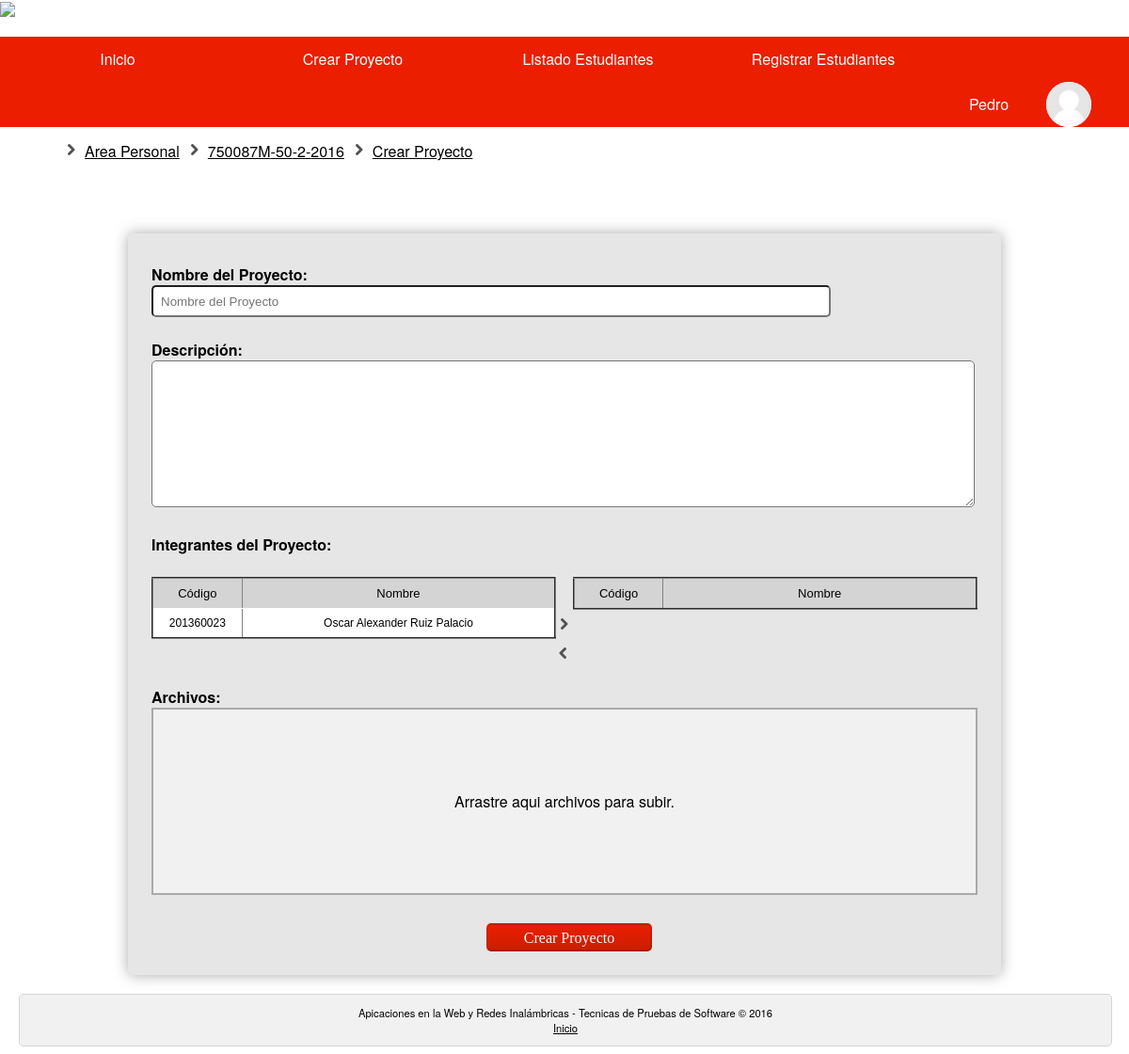
Page /crear_proyecto.php?asignatura=750087M&year=2016&periodo=2&grupo=50 (signed in) on the committed database.
### tables this page shows
CREATE TABLE IF NOT EXISTS `usuarios` (
  `Documento` int(11) NOT NULL,
  `Id_Tipo` int(11) NOT NULL,
  `Nombres` varchar(50) NOT NULL,
  `Apellidos` varchar(50) NOT NULL,
  `Correo` varchar(50) NOT NULL,
  `Codigo` int(10) NOT NULL,
  `Contrasena` varchar(50) NOT NULL,
  `Activo` int(11) NOT NULL,
  `Foto` varchar(200) NOT NULL
);

### php/Conexion/UsuariosBD.php (called while the page is built, shortened)
<?php
require_once '/../modelo/Usuarios.php';
class UsuariosBD
{
        public function consultarUsuario($id){
            $usuario=null;
	    $conexion=new Conexion();
            $sql= "select * from usuarios where Documento=:id";
            $statement= $conexion->prepare($sql);
            $statement-> bindParam(":id",$id);
            $statement->execute();
            while ($result =$statement->fetchAll()){
                $documento= $result[0]['Documento'];
                $tipo = $result[0]['Id_Tipo'];
                $nombre= $result[0]['Nombres'];
                $apellido= $result[0]['Apellidos'];
                $correo= $result[0]['Correo'];
                $codigo=$result[0]['Codigo'];
                $pass= $result[0]['Contrasena'];
                $activo= $result[0]['Activo'];
                $foto= $result[0]['Foto'];
                $usuario=new Usuarios($documento, $tipo, $nombre, $apellido, $correo, $codigo, $pass, $activo,$foto);
                break;
            }
            return $usuario;
        }
        public function consultarEstudiantesAsignatura($id_asignatura,$year,$periodo,$grupo){
            $usuario=array();
            $conexion=new Conexion();
            $sql= "select * from usuarios where documento in (select documento from usuarios_asignaturas where Id_Asignatura=:Id_Asignatura and Ano=:Year and Periodo=:Periodo and Grupo=:Grupo) and Id_Tipo=3";
            $statement= $conexion->prepare($sql);
            $statement-> bindParam(":Id_Asignatura",$id_asignatura);
            $statement-> bindParam(":Year",$year);
            $statement-> bindParam(":Periodo",$periodo);
            $statement-> bindParam(":Grupo",$grupo);
            $statement->execute();
            $result =$statement->fetchAll();
            for ($i = 0; $i < count($result); $i++) {
                $documento= $result[$i]['Documento'];$tipo = $result[$i]['Id_Tipo'];
                $nombre= $result[$i]['Nombres'];$apellido= $result[$i]['Apellidos'];
                $correo= $result[$i]['Correo'];
                $codigo=$result[$i]['Codigo'];
                $pass= $result[$i]['Contrasena'];
                $activo= $result[$i]['Activo'];
                $foto= $result[$i]['Foto'];
                $estudiante=new Usuarios($documento, $tipo, $nombre, $apellido, $correo, $codigo, $pass, $activo,$foto);
                array_push($usuario, $estudiante);
            }
            return $usuario;
        }
}
?>

### php/Modelo/Usuarios.php (called while the page is built, shortened)
<?php
class Usuarios {
    private $Nombres;
    private $Apellidos;
    private $Codigo;
    private $foto;
    function getFoto() {
        return $this->foto;
    }
    function __construct($Documento, $Id_Tipo, $Nombres, $Apellidos, $Correo, $Codigo, $Contrasena, $Activo, $foto) {
        $this->Nombres = $Nombres;
        $this->Apellidos = $Apellidos;
        $this->Codigo = $Codigo;
        $this->foto = $foto;
    }
    public function getNombres() {
        return $this->Nombres;
    }
    public function getApellidos() {
        return $this->Apellidos;
    }
    public function getCodigo() {
        return $this->Codigo;
    }
}
?>

### php/Conexion/ProyectosBD.php (called while the page is built, shortened)
<?php
class ProyectosBD
{
        public function consultarProyectos() {
            $listaproyectos=  array();
	    $conexion=new Conexion();
            $sql= "select * from proyecto";
            $statement= $conexion->prepare($sql);
            $statement->execute();
            $result =$statement->fetchAll();
            for ($i = 0; $i < count($result); $i++) {
                $id=$result[$i]['Id_Proyecto'];
                $nombre=$result[$i]['Nombre'];
                $fecha=$result[$i]['Fecha_Creacion'];
                $descripcion=$result[$i]['Descripcion'];
                $activo=$result[$i]['Publico'];
                $proyecto=new Proyectos($id, $nombre, $fecha, $descripcion, $activo);
                array_push($listaproyectos, $proyecto);
            }
            return $listaproyectos;
        }
}
?>

### php/Conexion/EventosBD.php (called while the page is built, shortened)
<?php
class EventosBD
{
        public function consultarEventos() {
            $listaevento=array();
            $conexion=new Conexion();
            $sql= "select * from eventos ";
            $statement= $conexion->prepare($sql);
            $statement->execute();
            $result =$statement->fetchAll();
            for ($i = 0; $i < count($result); $i++) {
                $id= $result[$i]['Id_Evento'];
                $id_proyecto=$result[$i]['Id_Proyecto'];
                $documento = $result[$i]['Documento'];
                $nombre=$result[$i]['Nombre'];
                $descripcion=$result[$i]['Descripcion'];
                $fecha=$result[$i]['Fecha_Hora_Creacion'];
                $evento=new Eventos($id, $id_proyecto, $documento, $nombre, $descripcion, $fecha);
                array_push($listaevento, $evento);
            }
            return $listaevento;
        }
}
?>

### crear_proyecto.php (the view, shortened to what this page needs)
<?php
    include_once './php/Conexion/ProyectosBD.php';
    include_once './php/Conexion/EventosBD.php';
	$pbd=new ProyectosBD();
	$listaproyectos=$pbd->consultarProyectos();
	$id_proyecto=  count($listaproyectos)+1;
	$ebd=new EventosBD();
	$listaeventos=$ebd->consultarEventos();
	$id_evento=  count($listaeventos)+1;
?>
<!DOCTYPE html>
<html>
<head>
	<link rel="stylesheet" type="text/css" href="css/estilo.css">
	<link rel="stylesheet" type="text/css" href="css/cuerpo_crear_proyecto.css">
	<link rel="stylesheet" type="text/css" href="css/breadcrumb.css">
	<link rel="stylesheet" href="css/dropzone.css">
</head>
<body>
	<header>
	<?php
		include_once './php/Conexion/UsuariosBD.php';
	    include_once './php/Modelo/Usuarios.php';
	    $Documento = $_SESSION["user_id"];
	    $ubd = new UsuariosBD();
	    $user = $ubd->consultarUsuario($Documento);
	    $nombre=$user->getNombres();
	    $foto=$user->getFoto();
	    $asignatura=$_GET['asignatura'];
	    $year= $_GET['year'];
	    $periodo= $_GET['periodo'];
    	$grupo=  $_GET['grupo'];
	?>
		<div id="cabecera">
			<a href="http://www.univalle.edu.co"><img src="images/LogoUnivalle.png"></a>
			<nav>
				<ul class="menu">
					<li><a href="home.php">Inicio</a></li>
					<?php if($_SESSION['tipo_user'] == 2):?>
				<?php
				echo
				'<li><a href="crear_proyecto.php?asignatura='.$asignatura.'&year='.$year.'&periodo='.$periodo.'&grupo='.$grupo.'">Crear Proyecto</a></li>';
				echo
				'<li><a href="listado_estudiantes.php?asignatura='.$asignatura.'&year='.$year.'&periodo='.$periodo.'&grupo='.$grupo.'">Listado Estudiantes</a></li>';
                echo
					'<li><a href="registrar_estudiante.php?asignatura='.$asignatura.'&year='.$year.'&periodo='.$periodo.'&grupo='.$grupo.'&id=1">Registrar Estudiantes</a></li>';
				?>
				<?php endif; ?>
					<?php
					$perfil=substr($foto, 6, strlen($foto));
          			echo '<li id="usuario" ><a href="#">'.$nombre.'<img id="perfil" src="'.$perfil.'"></a>';
					?>
					</li>
				</ul>
			</nav>
		</div>
	</header>
	<div id="cuerpo">
		<ul class="breadcrumb">
  			<li><a href="home.php">Area Personal</a></li>
  			<?php
  			echo
  			'<li><a href="info_proyectos.php?id='.$asignatura.'&grupo='.$grupo.'&year='.$year.'&periodo='.$periodo.'">'.$asignatura.'-'.$grupo.'-'.$periodo.'-'.$year.'</a></li>';
			?>
  			<li><a href="#">Crear Proyecto</a></li>
		</ul>
		<section>
		<br><br><br>
		<div id="proyecto">
			<form class="captura" name="captura" method="post">
				<strong><label for="txtnombre">Nombre del Proyecto:</label></strong>
	            <input type="text" name="txtnombre" id="txtnombre" placeholder="Nombre del Proyecto" required>
	            <br><br>
	            <strong><label for="txtdescripcion">Descripción:</label><br></strong>
	            <textarea name="txtdescripcion" rows="10" cols="50" required></textarea><br><br>
	            <strong><label for="integrantes">Integrantes del Proyecto:</label><br></strong>
      			<br>
      			<div id="todo">
      			<div id="izquierdo">
	            <table id="tabla1" border="2px" class="tablaBBDD">
        			<tr class="fila">
          				<th id="columna1">Código</th>
          				<th id="columna2">Nombre</th>
        			</tr>
        			<?php
        				include_once './php/Conexion/UsuariosBD.php';
                    	include_once './php/Modelo/Usuarios.php';
                    	$ubd=new UsuariosBD();
                    	$d=$ubd->consultarEstudiantesAsignatura($asignatura,$year,$periodo,$grupo);
                    	for ($i = 0; $i < count($d);$i++) {
                      		echo '<tr class="fila">';
	                        echo '<td>'.$d[$i]->getCodigo().'</td>';
	                        echo '<td>'.$d[$i]->getNombres().' '.$d[$i]->getApellidos().'</td>';
	                        echo '</tr>';
                    	}
        			?>
			  	</table>
			  	</div>
			  	<div id="medio">
			  		<label id="pasar"><img src="images/right.png"></label>
			  		<label id="regresar"><img src="images/left.png"></label>
	      		</div>
	      		<div id="derecho">
			    <table id="tabla2" border="2px" class="tablaBBDD">
			        <tr class="fila">
			            <th id="columna1">Código</th>
			            <th id="columna2">Nombre</th>
			        </tr>
			    </table>
			    </div>
				</div>
				<div id="resto">
				<br><strong><label for="archivos">Archivos:</label><br></strong>
				<?php
				echo '<div id="my-dropzone" class="dropzone" action="receptor.php?proyecto='.$id_proyecto.'&evento='.$id_evento.'">';
				?>
				</div>
        		<center>
        		<?php
        		echo '<input type="button" id="btnCrear" value="Crear Proyecto" onclick="cogerRes(this.form,'."'".$asignatura."',"."'".$year."',"."'".$periodo."',"."'".$grupo."',"."'".$Documento."'".')" />';
        		?>
        		</center>
        		</div>
        	</form>
        </div>
		</section>
	</div>
	<div id="pie">
		<footer>
			<p>Apicaciones en la Web y Redes Inalámbricas - Tecnicas de Pruebas de Software &copy; 2016<br>
			<a href="home.php">Inicio</a></p>
		</footer>
	</div>
</body>
</html>

### css/estilo.css (style rules this page uses)
a { color: #000000; }
body { font: 100%; font-family: "Helvetica Neue", Helvetica, Arial, sans-serif; margin-left: 20px; margin-right: 20px; padding-top: 125px; background-color: #FFFFFF; }
header { width: 100%; left: 0; top: 0; position: fixed; background-color: #FFFFFF; }
#usuario { float: right; }
nav ul { list-style: none; padding: 0; }
nav li { text-align: center; line-height: 3rem; position: relative; width: 250px; }
nav a { color: #fff; display: block; padding: 0 2.5em; text-decoration: none; transition: .4s; }
.menu { background-color: #EB1E00; display: table; width: 100%; }
.menu > li { float: left; }
#cuerpo { width: 100%; text-align: justify; }
#pie { clear: both; background-color: #F1F1F1; margin-top: 20px; width: 100%; border: 1px solid #D4D4D4; border-radius: 5px; text-align: center; font-size: 70%; }
#perfil { width: 48px; height: 48px; border-radius: 100%; -webkit-border-radius: 100%; -moz-border-radius: 100%; background-color: #fff; overflow: hidden; float: right; }

### css/cuerpo_crear_proyecto.css (style rules this page uses)
#proyecto { margin-top: 30px; margin-left: 10%; margin-right: 10%; box-shadow: 0px 0px 3px #ccc, 0 10px 15px #eee inset; background-color: #E6E6E6; border-radius: 5px; -webkit-box-shadow: 0 0 15px #aaa; padding: 25px; }
.captura label { width:170px; display:inline-block; float:left; }
.captura input { border-radius: 5px; height:20px; width: 80%; padding:5px 8px; margin-left: 0px; }
label[for="txtnombre"] { margin-top: 7px; }
label[for="txtdescripcion"] { width: 100%; }
label[for="integrantes"] { width: 100%; }
label[for="archivos"] { width: 100%; }
textarea { border-radius: 5px; width:99%; position: left; }
#todo { width: 100%; }
#izquierdo { float: left; width: 49%; }
#medio { margin-top: 40px; float: left; width: 2%; }
#derecho { float: left; width: 49%; }
#tabla1 { background: #FFFFFF; font-family: "Lucida Sans Unicode", "Lucida Grande", Sans-Serif; font-size: 12px; width: 100%; border-collapse: collapse; }
#tabla2 { background: #FFFFFF; font-family: "Lucida Sans Unicode", "Lucida Grande", Sans-Serif; font-size: 12px; width: 100%; border-collapse: collapse; }
th { font-size: 13px; font-weight: normal; padding: 8px; background: #D4D4D4; border-top: 1px solid #000000; border-bottom: 1px solid #fff; color: #000; text-align: center; }
td { padding: 8px; border-bottom: 1px solid #fff; color: #000; border-top: 1px solid transparent; text-align: center; }
#columna1 { width: 20%; }
#columna2 { width: 70%; }
#btnCrear { margin-left: 10px; width: 20%; height: 30px; font: 100% Lucida Sans; cursor: pointer; border-radius: 5px; margin-top: 30px; border: 1px solid(255,255,255,0.3); color: #ffffff; background-image: linear-gradient(to bottom, #EB1E00, #cb1e00); border-color: rgba(0, 0, 0, 0.1) rgba(0, 0, 0, 0.1) rgba(0, 0, 0, 0.25); }
#agregar, #regresar { padding: 0px; margin-top: 10px; width: 100%; font: 100% Lucida Sans; cursor: pointer; border-radius: 5px; border: 1px solid(255,255,255,0.3); }
#resto { clear: both; width: 100%; }

### css/breadcrumb.css (style rules this page uses)
.breadcrumb li { list-style: none; float: left; margin-left: 30px; list-style-image:url(../images/right.png); }

### css/dropzone.css (style rules this page uses)
.dropzone, .dropzone * { box-sizing: border-box; }
.dropzone { min-height: 150px; border: 2px solid rgba(0, 0, 0, 0.3); background: #F1F1F1; padding: 54px 54px; }
.dropzone.dz-clickable { cursor: pointer; }

### rows in the picture
usuarios: Nombres "Pedro", Foto (picture)
usuarios: Codigo "201360023", Nombres "Oscar Alexander", Apellidos "Ruiz Palacio"

### other values in the picture
$asignatura "750087M"
$grupo "50"
$periodo "2"
$year "2016"
